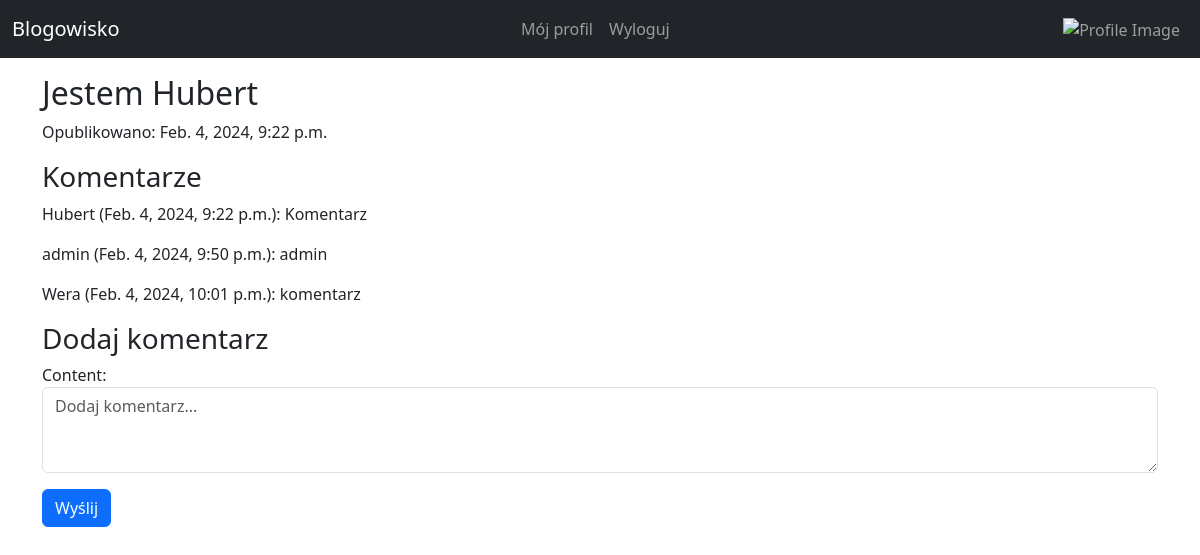
/post/2/ (signed in), run on the app's committed database.
### blog/models.py (models this page shows, shortened)
class Post(models.Model):
    user = models.ForeignKey(
        User, related_name="Post",
        on_delete=models.DO_NOTHING,
    )
    body = models.CharField(max_length=4000)
    created_at = models.DateTimeField(auto_now_add=True)

class Comment(models.Model):
    post = models.ForeignKey(Post, on_delete=models.CASCADE, related_name='comments')
    author = models.ForeignKey(User, on_delete=models.CASCADE, related_name='comments')
    content = models.TextField()
    created_at = models.DateTimeField(auto_now_add=True)

### blog/views.py (the view)
# urls.py: path('post/<int:post_id>/', views.post_detail, name='post_detail')
def post_detail(request, post_id):
    post = get_object_or_404(Post, id=post_id)
    comments = post.comments.all()
    new_comment = None
    if request.method == 'POST':
        comment_form = CommentForm(data=request.POST)
        if comment_form.is_valid():
            new_comment = comment_form.save(commit=False)
            new_comment.post = post
            new_comment.author = request.user
            new_comment.save()
            return redirect('post_detail', post_id=post.id)
    else:
        comment_form = CommentForm()
    return render(request, 'post_detail.html', {'post': post, 'comments': comments, 'new_comment': new_comment, 'comment_form': comment_form})

### blog/forms.py
class CommentForm(forms.ModelForm):
    class Meta:
        model = Comment
        fields = ['content']
        widgets = {
            'content': forms.Textarea(attrs={'class': 'form-control', 'rows': 3, 'placeholder': 'Dodaj komentarz...'}),
        }

### templates/post_detail.html (shortened to what this page needs)
{% extends 'base.html' %}
{% block content %}
<article>
    <h2>{{ post.body }}</h2>
    <p>Opublikowano: {{ post.created_at }}</p>
</article>
<section>
    <h3>Komentarze</h3>
    {% for comment in comments %}
    <div class="comment">
        <p>{{ comment.author }} ({{ comment.created_at }}): {{ comment.content }}</p>
    </div>
    {% endfor %}
</section>
<section>
    <h3>Dodaj komentarz</h3>
    <form method="post">
        {{ comment_form.as_p }}
        <button type="submit" class="btn btn-primary">Wyślij</button>
    </form>
</section>
{% endblock %}

### data on the page
Post: body "Jestem Hubert", created_at "Feb. 4, 2024, 9:22 p.m."
Comment: author "Hubert", created_at "Feb. 4, 2024, 9:22 p.m.", content "Komentarz"
Comment: author "admin", created_at "Feb. 4, 2024, 9:50 p.m.", content "admin"
Comment: author "Wera", created_at "Feb. 4, 2024, 10:01 p.m.", content "komentarz"
